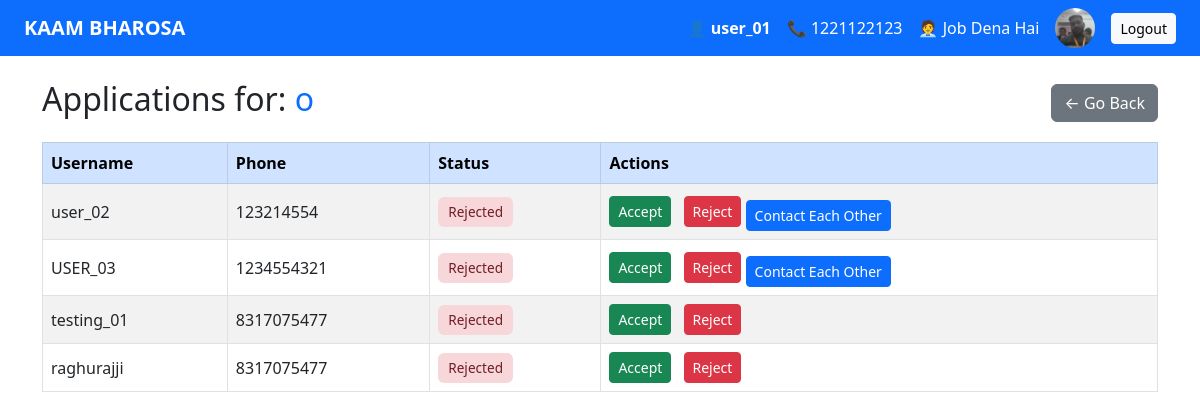
The app's page /jobs/applications/1/ (signed in) with its own data.
### accounts/models.py (models this page shows, shortened)
class UserProfile(models.Model):
    ROLE_CHOICES = [
        ('job_seeker', 'Job Lena Hai'),
        ('job_provider', 'Job Dena Hai'),
    ]
    user = models.OneToOneField(User, on_delete=models.CASCADE)
    phone = models.CharField(max_length=15)
    role = models.CharField(max_length=20, choices=ROLE_CHOICES)
    profile_photo = models.ImageField(upload_to='profile_photos/', blank=True)

### jobs/models.py (models this page shows, shortened)
class Job(models.Model):
    CATEGORY_CHOICES = [
        ('plumber', 'Plumber'),
        ('electrician', 'Electrician'),
        ('mistri', 'Mistri'),
        ('labour', 'Labour'),
        ('halwai', 'Halwai'),
        ('saloon', 'Saloon Worker'),
        ('mechanic', 'Mechanic'),
        ('driver', 'Driver'),
        ('welder', 'Welder'),
        ('painter', 'Painter'),
        ('carpenter', 'Carpenter'),
        ('helper', 'Helper'),
        ('security', 'Security Guard'),
        ('gardener', 'Gardener'),
        ('cleaner', 'Cleaner'),
        ('cook', 'Cook'),
        ('other', 'Other'),
    ]
    title = models.CharField(max_length=100)
    description = models.TextField()
    category = models.CharField(max_length=20, choices=CATEGORY_CHOICES)
    location = models.CharField(max_length=200)
    salary = models.IntegerField()
    duration_days = models.IntegerField()
    number_of_workers = models.IntegerField(default=1)
    posted_by = models.ForeignKey(User, on_delete=models.CASCADE, related_name='posted_jobs')
    created_at = models.DateTimeField(auto_now_add=True)
    latitude = models.CharField(max_length=100, default="0.0")
    longitude = models.CharField(max_length=100,default="0.0")

class JobApplication(models.Model):
    STATUS_CHOICES = [
        ('applied', 'Applied'),
        ('accepted', 'Accepted'),
        ('rejected', 'Rejected'),
    ]
    job = models.ForeignKey(Job, on_delete=models.CASCADE, related_name='applications')
    applicant = models.ForeignKey(User, on_delete=models.CASCADE, related_name='applications')
    status = models.CharField(max_length=10, choices=STATUS_CHOICES, default='applied')
    applied_at = models.DateTimeField(auto_now_add=True)

### jobs/views.py (the view, shortened to what this page needs)
# urls.py: path('applications/<int:job_id>/', views.view_applications, name='view_applications'),
@login_required
def view_applications(request, job_id):
    job = get_object_or_404(Job, id=job_id, posted_by=request.user)
    applications = job.applications.all()
    return render(request, 'jobs/view_applications.html', {
        'job': job,
        'applications': applications
    })

### templates/jobs/view_applications.html (shortened to what this page needs)
{% load static %}
<!DOCTYPE html>
<html lang="en">
<head>
  <link href="https://cdn.jsdelivr.net/npm/bootstrap@5.3.0/dist/css/bootstrap.min.css" rel="stylesheet">
</head>
<body>
<nav class="navbar navbar-expand-lg navbar-dark bg-primary px-4">
  <a class="navbar-brand fw-bold" href="/">KAAM BHAROSA</a>
  <div class="collapse navbar-collapse">
    <ul class="navbar-nav ms-auto align-items-center">
      {% if user.is_authenticated %}
        <li class="nav-item text-white me-3">
          👤 <strong>{{ user.username }}</strong>
        </li>
        {% if user.userprofile %}
          <li class="nav-item text-white me-3">
            📞 {{ user.userprofile.phone }}
          </li>
          <li class="nav-item text-white me-3">
            🧑‍💼 {{ user.userprofile.get_role_display }}
          </li>
          <li class="nav-item me-3">
            <img src="{{ user.userprofile.profile_photo.url }}" alt="Profile" />
          </li>
        {% endif %}
        <li class="nav-item">
          <a href="{% url 'logout' %}" class="btn btn-light btn-sm">Logout</a>
        </li>
      {% endif %}
    </ul>
  </div>
</nav>
<div class="container mt-4">
  <div class="d-flex justify-content-between align-items-center mb-3">
    <h2>Applications for: <span class="text-primary">{{ job.title }}</span></h2>
    <a href="{% url 'my_jobs' %}" class="btn btn-secondary">← Go Back</a>
  </div>
  {% if applications %}
    <div class="table-responsive">
      <table class="table table-bordered table-striped align-middle">
        <thead class="table-primary">
          <tr>
            <th>Username</th>
            <th>Phone</th>
            <th>Status</th>
            <th>Actions</th>
          </tr>
        </thead>
        <tbody>
          {% for app in applications %}
          <tr>
            <td>{{ app.applicant.username }}</td>
            <td>{{ app.applicant.userprofile.phone }}</td>
            <td>
              {% if app.status == 'Pending' %}
                <span class="status-badge status-pending">Pending</span>
              {% elif app.status == 'Accepted' %}
                <span class="status-badge status-accepted">Accepted</span>
              {% else %}
                <span class="status-badge status-rejected">Rejected</span>
              {% endif %}
            </td>
            <td>
             <form method="post" style="display:inline;">
  <button name="action" value="accept" class="btn btn-success btn-sm me-2">Accept</button>
  <button name="action" value="reject" class="btn btn-danger btn-sm">Reject</button>
  {% if app.status == 'accepted' %}
 <a href="{% url 'contact_applicant' app.id %}" class="btn btn-primary btn-sm mt-2">Contact Each Other</a>
{% endif %}
</form>
            </td>
          </tr>
          {% endfor %}
        </tbody>
      </table>
    </div>
  {% else %}
    <div class="alert alert-info text-center mt-4">
      No one has applied yet.
    </div>
  {% endif %}
</div>
</body>
</html>

### templates/jobs/view_applications.html (style rules this page uses)
.navbar img { width: 40px; height: 40px; border-radius: 50%; object-fit: cover; }
.status-badge { font-size: 0.85rem; padding: 5px 10px; border-radius: 6px; display: inline-block; }
.status-rejected { background-color: #f8d7da; color: #721c24; }

### records on screen
Job: title "o"
JobApplication: applicant.username "user_02", applicant.userprofile.phone "123214554", status "Rejected"
JobApplication: applicant.username "USER_03", applicant.userprofile.phone "1234554321", status "Rejected"
JobApplication: applicant.username "testing_01", applicant.userprofile.phone "8317075477", status "Rejected"
JobApplication: applicant.username "raghurajji", applicant.userprofile.phone "8317075477", status "Rejected"

### other values on screen
{{ user.username }} "user_01"
{{ user.userprofile.phone }} "1221122123"
{{ user.userprofile.get_role_display }} "Job Dena Hai"
